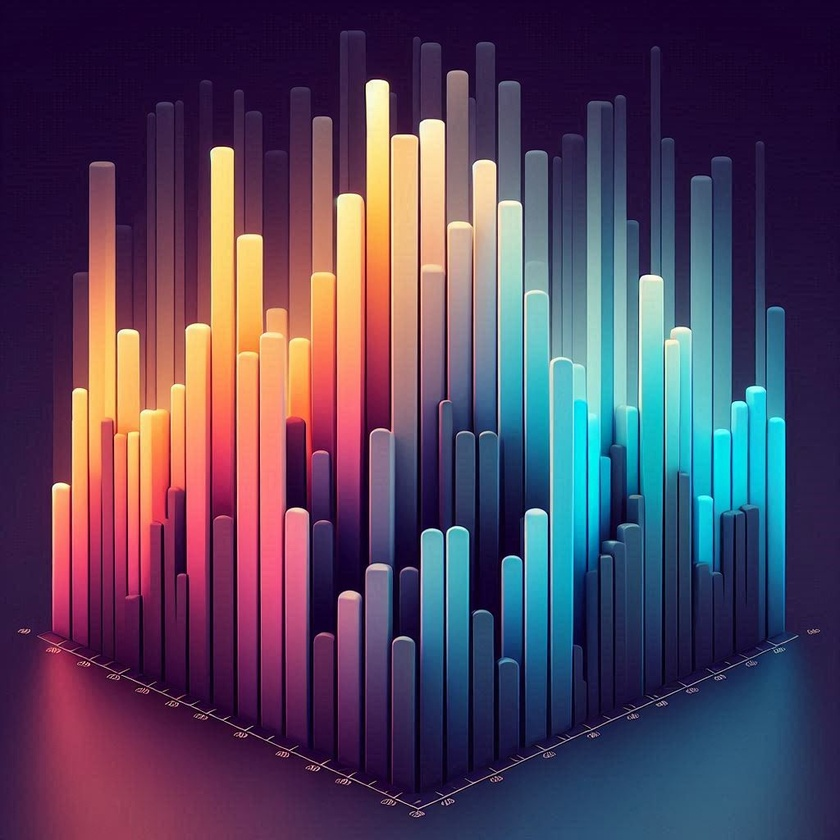
#> input picture archive/histograma3.jpg, 840 x 840 px, shrunk from 1024 x 1024 before the run
$ python Parte_8_1.py
#> lines starting #> are read from the running program, lines starting #| are printed output that depends on the picture
'''9. Salvar Imagens Processadas: Salvar imagens processadas com cv2.imwrite().
• Análise de Imagens: Análise de Forma, Análise de Textura (Local Binary Patterns). '''
'''10. Teste e Validação: Testar cada funcionalidade com diferentes tipos de imagens.'''

#são muitas variáveis e calculos, por favor aguarde ao executar
import cv2 as cv
import numpy as np
import matplotlib.pyplot as plt
from skimage.exposure import histogram

import cv2 as cv
import numpy as np
import matplotlib.pyplot as plt

def local_bi_paterns(caminho):
    # Função para exibir imagens
#> called with caminho = 'archive/histograma3.jpg'
    def exibe_imagem(imagem, titulo=''):
        plt.imshow(imagem, cmap='gray')
        plt.title(titulo)
        plt.axis('off')
        plt.show()

    # Função para calcular LBP
    def calculate_lbp(imagem, radius=1, neighbors=8):
        lbp_imagem = np.zeros_like(imagem, dtype=np.uint8)
        for i in range(radius, imagem.shape[0] - radius):
            for j in range(radius, imagem.shape[1] - radius):
                centro = imagem[i, j]
                binary_string = ''
                for n in range(neighbors):
                    theta = 2.0 * np.pi * n / neighbors
                    x = int(i + radius * np.cos(theta))
                    y = int(j - radius * np.sin(theta))
                    binary_string += '1' if imagem[x, y] > centro else '0'
                lbp_imagem[i, j] = int(binary_string, 2)
        return lbp_imagem

    # Carregar a imagem em escala de cinza
    imagem = cv.imread(caminho, cv.IMREAD_GRAYSCALE)
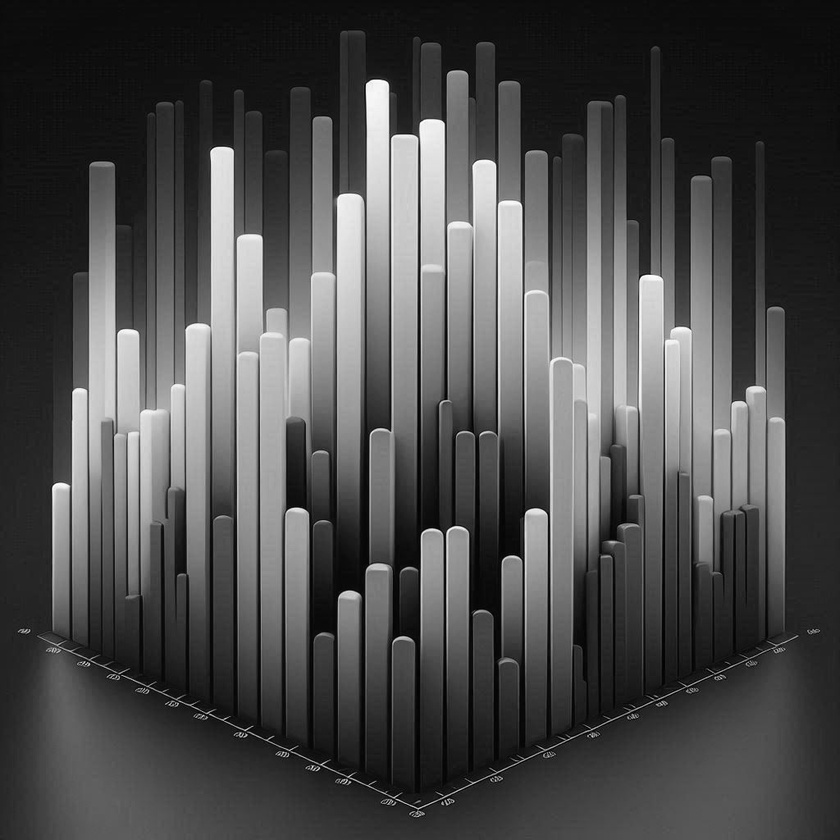
#> imagem: shape (840, 840); min 0, max 255, mean 75.1

    # Aplicar LBP
    lbp_imagem = calculate_lbp(imagem)
#> after the loop in calculate_lbp, `for i in range(radius, imagem.shape[0] - radius):`:
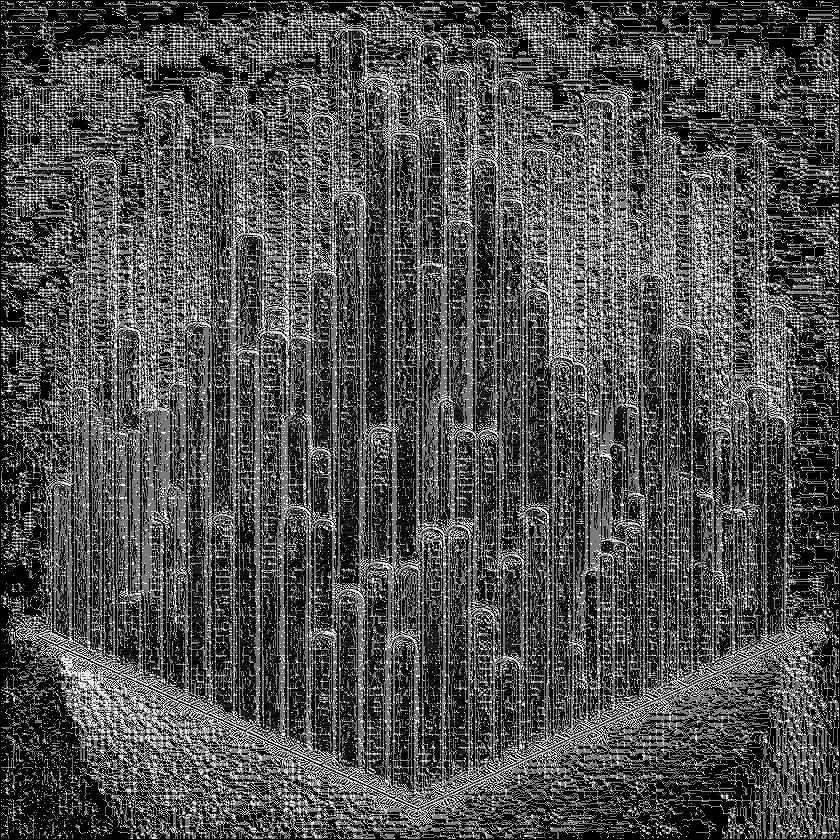
#> lbp_imagem: shape (840, 840); min 0, max 254, mean 78.7

    # Exibir a imagem original e a imagem com LBP
    exibe_imagem(imagem, 'Imagem Original')
    exibe_imagem(lbp_imagem, 'Imagem com LBP')

    # Histograma dos padrões LBP
    hist, _ = np.histogram(lbp_imagem, bins=np.arange(257), range=(0, 256))
#> hist = 256 values, max 178210 at index 0, min 0 at index 1, mean 2756.2
    hist = hist.astype("float")
    hist /= hist.sum()
#> hist = 256 values, max 0.253 at index 0, min 0 at index 1, mean 0.00391

    # Exibir o histograma
    plt.bar(np.arange(len(hist)), hist, width=0.8, color='gray')
    plt.title('Histograma de LBP')
    plt.show()
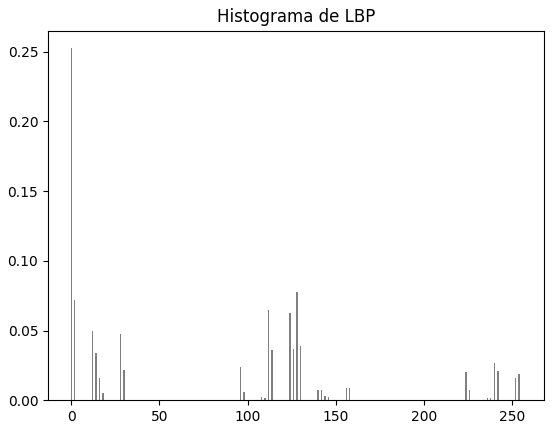
#> figure drawn by matplotlib, 1 panel; tallest bar 0.253 high, from x = -0.4 to 0.4

    return imagem, lbp_imagem

def salvar_img(caminho):
    #as duas variaveis respectivamente serão armazenadas
    img_cinza, lbp_imagem = local_bi_paterns(caminho)

    #armazena ambas
    cv.imwrite("imagems_salvas/imagem_original3.jpg", img_cinza)
    cv.imwrite("imagems_salvas/imagem_lbp3.jpg", lbp_imagem)

    #verifica se foram armazenadas
    if cv.imwrite('imagems_salvas/imagem_original3.jpg', img_cinza) and cv.imwrite('imagems_salvas/imagem_lbp3.jpg', lbp_imagem):
        print('A imagem foi salva')
    else:
        print('A imagem não foi salva')

#chamar a função para salvar as imagens
#salvar_img("archive/histograma.jpg")
#salvar_img("archive/histograma2.jpg")
salvar_img("archive/histograma3.jpg")
#salvar_img("archive/histograma4.jpg")

$ run again, with archive/histograma.jpg copied over archive/histograma3.jpg
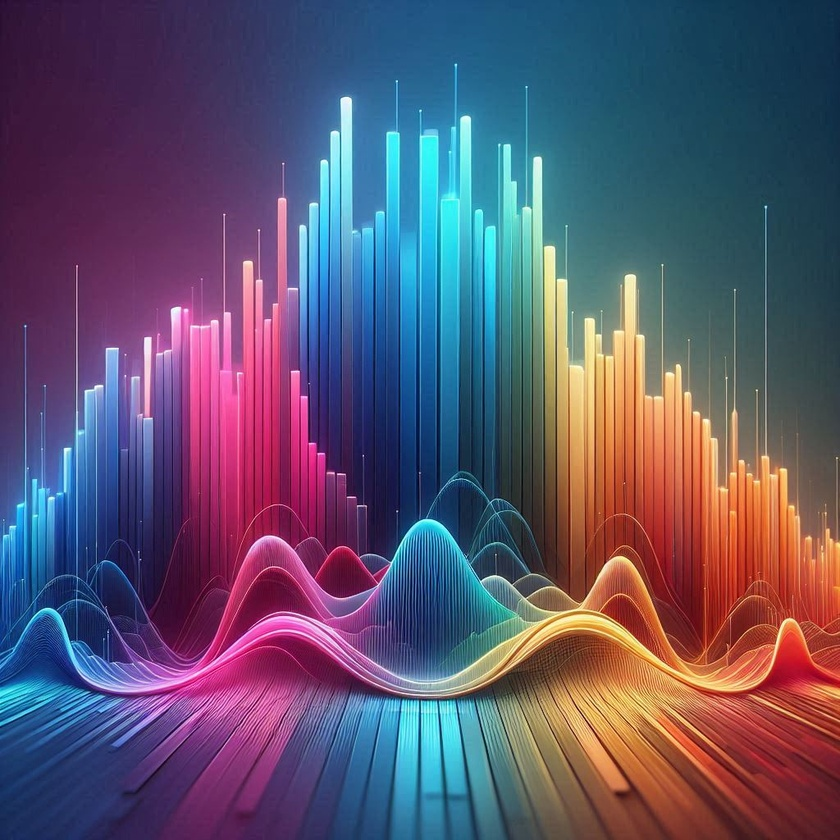
#> input picture archive/histograma.jpg, 840 x 840 px, shrunk from 1024 x 1024 before the run
#> after the loop in calculate_lbp, `for i in range(radius, imagem.shape[0] - radius):`:
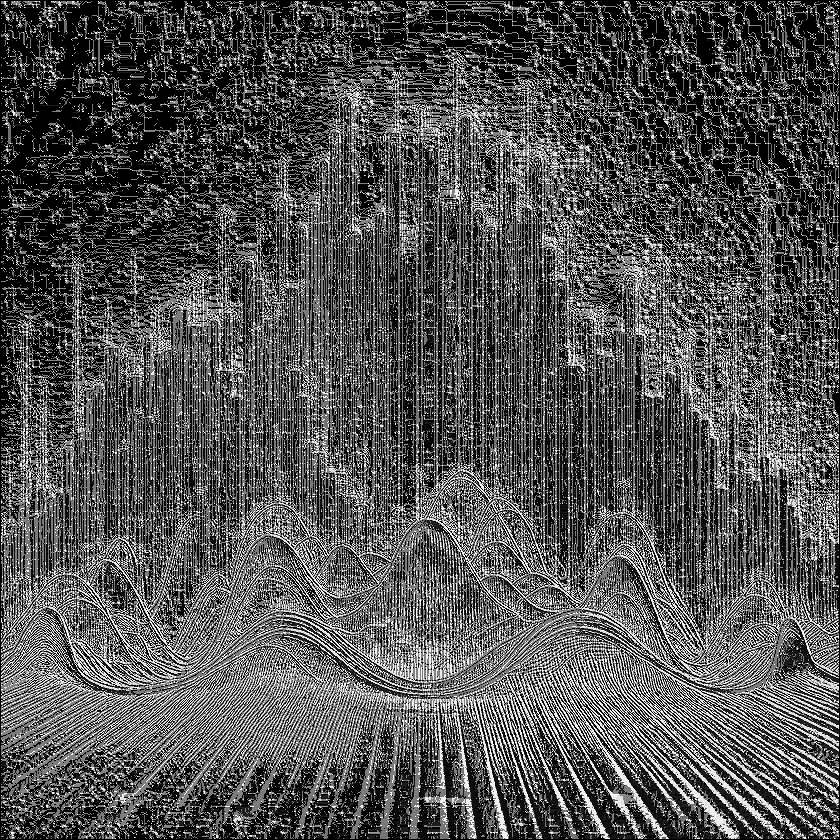
#> lbp_imagem: shape (840, 840); min 0, max 254, mean 82.7
#> in local_bi_paterns, `hist, _ = np.histogram(lbp_imagem, bins=np.arange(257), range=(0, 256))`: hist = 256 values, max 177369 at index 0, min 0 at index 1, mean 2756.2
#> in local_bi_paterns, `hist /= hist.sum()`: hist = 256 values, max 0.251 at index 0, min 0 at index 1, mean 0.00391
#> in local_bi_paterns, `plt.show()`:
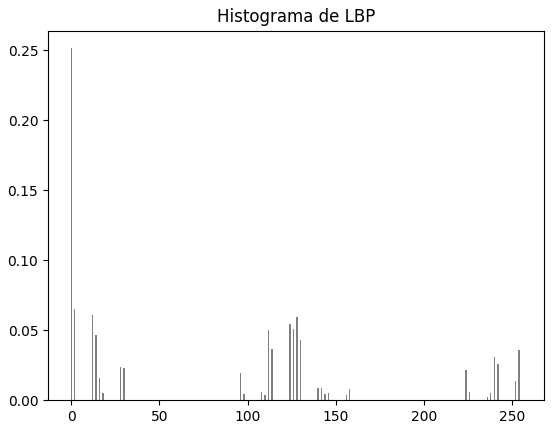
#> figure drawn by matplotlib, 1 panel; tallest bar 0.251 high, from x = -0.4 to 0.4

$ run again, with archive/histograma2.jpg copied over archive/histograma3.jpg
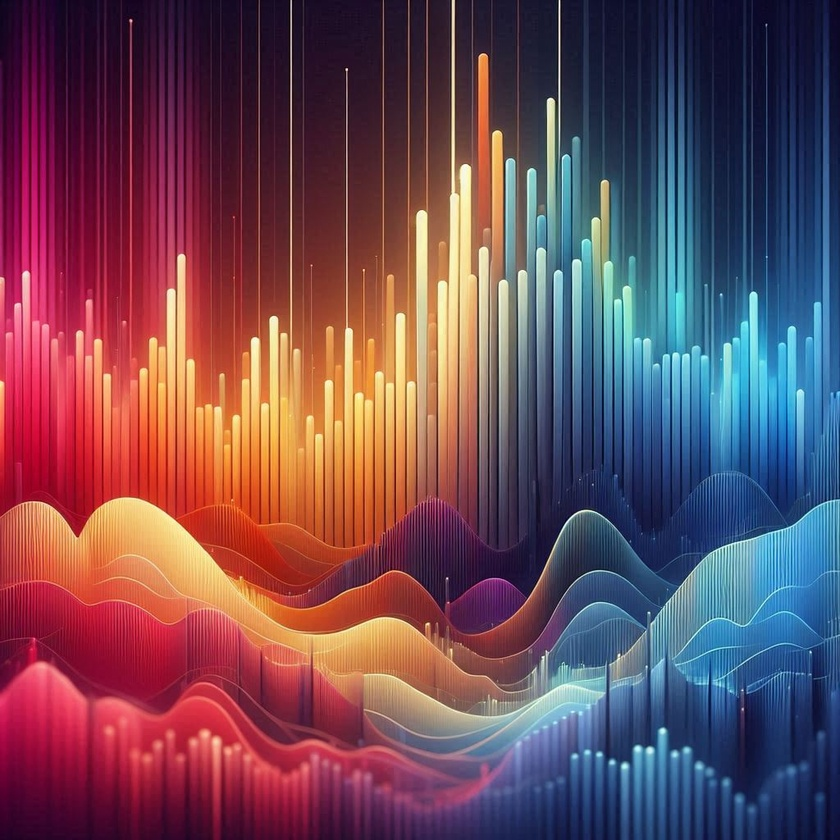
#> input picture archive/histograma2.jpg, 840 x 840 px, shrunk from 1024 x 1024 before the run
#> after the loop in calculate_lbp, `for i in range(radius, imagem.shape[0] - radius):`:
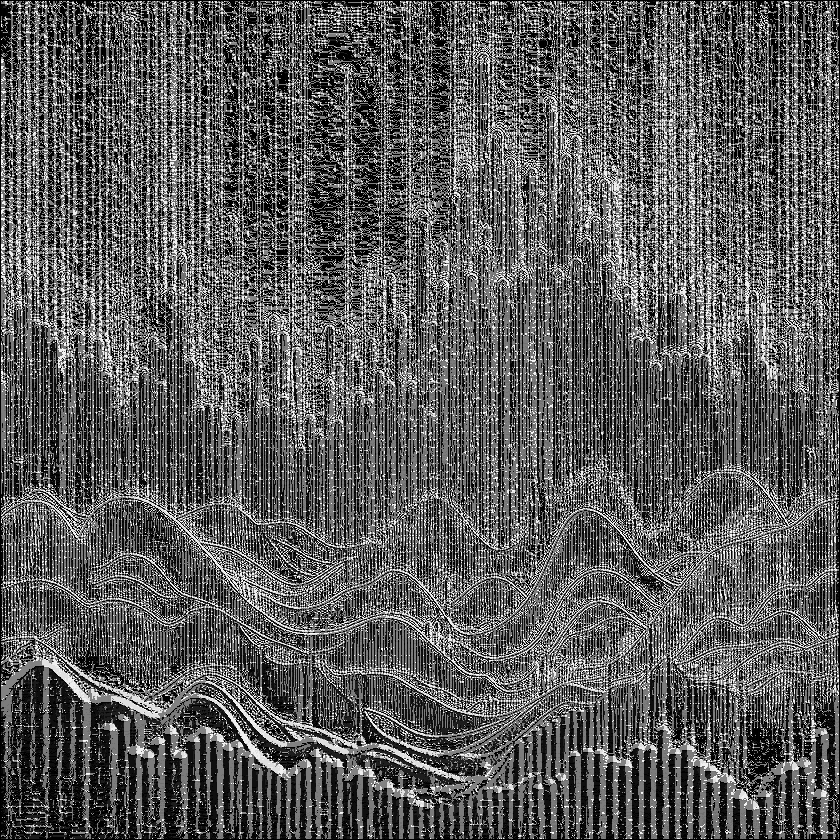
#> lbp_imagem: shape (840, 840); min 0, max 254, mean 91
#> in local_bi_paterns, `hist, _ = np.histogram(lbp_imagem, bins=np.arange(257), range=(0, 256))`: hist = 256 values, max 103878 at index 0, min 0 at index 1, mean 2756.2
#> in local_bi_paterns, `hist /= hist.sum()`: hist = 256 values, max 0.147 at index 0, min 0 at index 1, mean 0.00391
#> in local_bi_paterns, `plt.show()`:
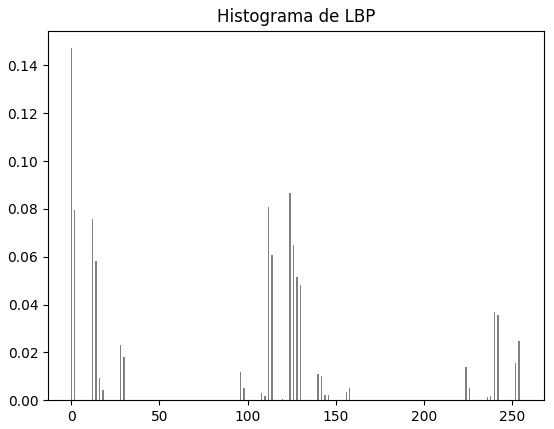
#> figure drawn by matplotlib, 1 panel; tallest bar 0.147 high, from x = -0.4 to 0.4

$ run again, with archive/histograma4.jpg copied over archive/histograma3.jpg
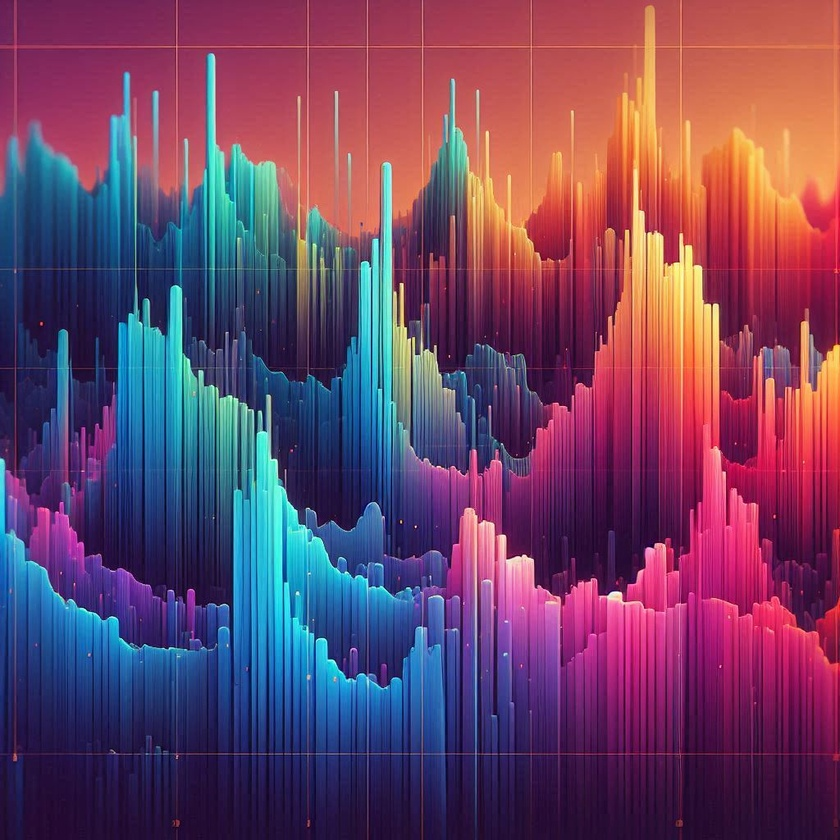
#> input picture archive/histograma4.jpg, 840 x 840 px, shrunk from 1024 x 1024 before the run
#> after the loop in calculate_lbp, `for i in range(radius, imagem.shape[0] - radius):`:
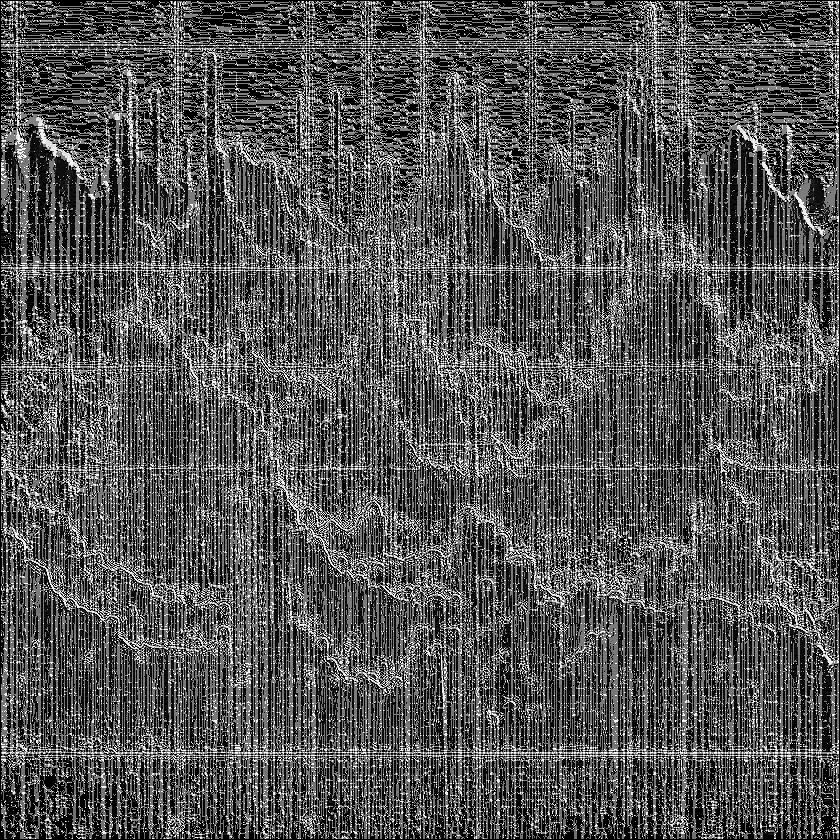
#> lbp_imagem: shape (840, 840); min 0, max 254, mean 84.4
#> in local_bi_paterns, `hist, _ = np.histogram(lbp_imagem, bins=np.arange(257), range=(0, 256))`: hist = 256 values, max 116595 at index 0, min 0 at index 1, mean 2756.2
#> in local_bi_paterns, `hist /= hist.sum()`: hist = 256 values, max 0.165 at index 0, min 0 at index 1, mean 0.00391
#> in local_bi_paterns, `plt.show()`:
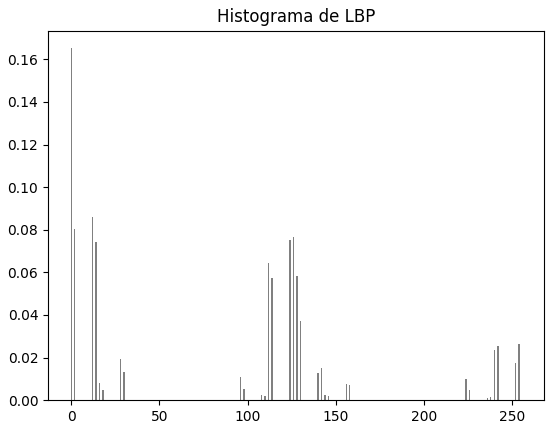
#> figure drawn by matplotlib, 1 panel; tallest bar 0.165 high, from x = -0.4 to 0.4
